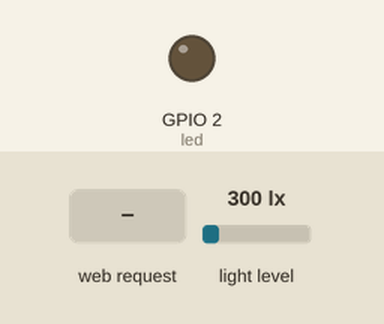
Bench run of a sketch on a simulated ESP8266 (NodeMCU). Parts: output pins drawn as LEDs (lit = HIGH). The test bench sets the inputs (shaded band); at power-on: light level 300 lx. WiFi joins after 1.5 s; servers stay silent unless stated; what the sketch prints to the serial monitor is not drawn.

Above: at 2.7 s.
2.8 s: HTTP request GET /liga/ received
At 4.0 s:
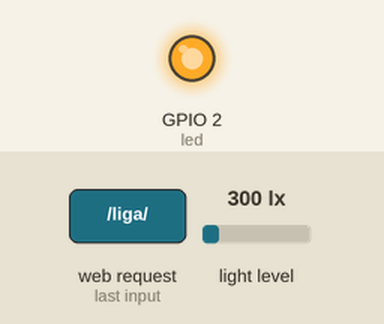
4.3 s: HTTP request GET /desliga/ received
At 5.2 s:
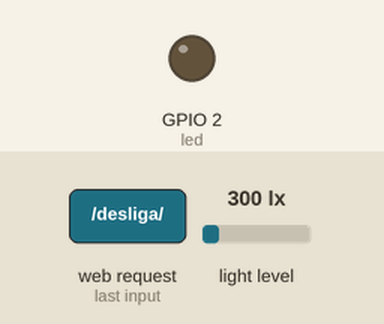
5.8 s: HTTP request GET /automatico/ received
At 6.3 s:
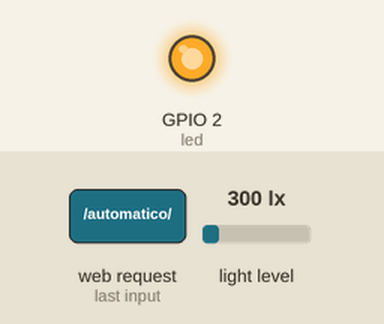
7.3 s: light level set to 110 lx
8.8 s: light level set to 89 lx
At 9.8 s:
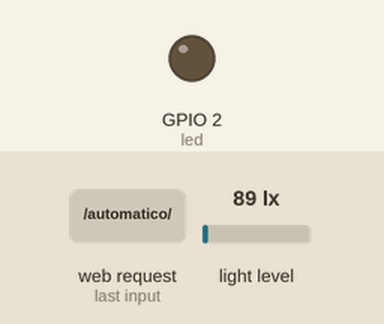
10.3 s: light level set to 500 lx
At 10.9 s:
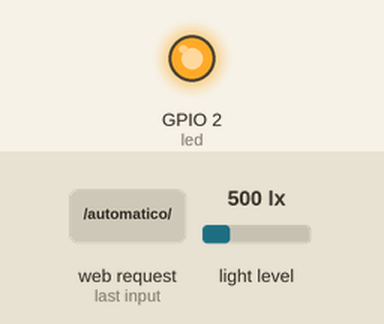
Timing chart, 0 to 12.8 s (numbered marks = the images above; inputs shaded):
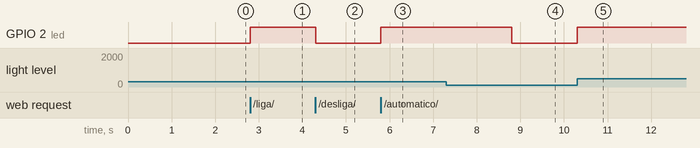

The sketch:

AnalogInOutSerial_LED.ino
```cpp
#include <ESP8266WiFi.h>
#include <WiFiClient.h>
#include <ESP8266WebServer.h>
#include <ESP8266mDNS.h>

#ifndef STASSID
#define STASSID "Sala 37"
#define STAPSK  ""
#endif

//sensor luz
#include <BH1750.h>
#include <Wire.h>

BH1750 lightMeter;
//fim sensor luz

const char* ssid     = STASSID;
const char* password = STAPSK;

ESP8266WebServer server(80);

const int led = LED_BUILTIN;
String postForms;

float lux=-1;

bool automatico=false;

void handleRoot() {

   postForms = "<html>\
  <head>\
    <title>LUZ!!</title>\
    <style>\
      body { background-color: #cccccc; font-family: Arial, Helvetica, Sans-Serif; Color: #000000; }\
    </style>\
  </head>\
  <body>\
    <h1>Luz da Sala</h1><br>\
    <div>";
    postForms += lux;
    postForms +="</div>\
    <h1>Controlo de Luminária</h1><br>\
    <form method=\"post\" enctype=\"text/plain\" action=\"/desliga/\">\
      <input type=\"submit\" value=\"Desliga\">\
    </form>\
    <form method=\"post\" enctype=\"application/x-www-form-urlencoded\" action=\"/liga/\">\
      <input type=\"submit\" value=\"Liga\">\
   </form>\
   <form method=\"post\" enctype=\"application/x-www-form-urlencoded\" action=\"/automatico/\">";

    if(automatico)
    {
      postForms += "<input type=\"submit\" value=\"Desliga Automático\">";
    }
    else
    {
      postForms += "<input type=\"submit\" value=\"Liga Automático\">";
    }


    postForms +="</form>\
  </body>\
</html>";
  server.send(200, "text/html", postForms);
  Serial.println("2");
}


void trataautomatico()
{
    automatico=!automatico;
    server.send(200, "text/html", "Alterou modo automático\n <script> setTimeout(function () { window.location.href = '/'; }, 2000);</script>"  );
   Serial.println("Automatico");
   Serial.println(automatico);
}
void liga()
{
  automatico=false;
   digitalWrite(led, HIGH);
   server.send(200, "text/html", "Ligou a luz\n <script> setTimeout(function () { window.location.href = '/'; }, 2000);</script>"  );
   Serial.println("Ligou");
}

void desliga()
{
  automatico=false;
  digitalWrite(led, LOW);
   server.send(200, "text/html", "Desligou a luz\n <script> setTimeout(function () { window.location.href = '/'; }, 2000);</script>"  );
   Serial.println("Desligou");
}


void handleNotFound() {
  digitalWrite(led, 1);
  String message = "File Not Found\n\n";
  message += "URI: ";
  message += server.uri();
  message += "\nMethod: ";
  message += (server.method() == HTTP_GET) ? "GET" : "POST";
  message += "\nArguments: ";
  message += server.args();
  message += "\n";
  for (uint8_t i = 0; i < server.args(); i++) {
    message += " " + server.argName(i) + ": " + server.arg(i) + "\n";
  }
  server.send(404, "text/plain", message);
  digitalWrite(led, 0);
  Serial.println("1");
}

void setup(void) {
  pinMode(led, OUTPUT);
  digitalWrite(led, 0);
  Serial.begin(115200);
  WiFi.begin(ssid, password);
  Serial.println("");

  //sensor luz
  Wire.begin();
  lightMeter.begin();
  //fim sersor luz

  // Wait for connection
  while (WiFi.status() != WL_CONNECTED) {
    delay(500);
    Serial.print(".");
  }
  Serial.println("");
  Serial.print("Connected to ");
  Serial.println(ssid);
  Serial.print("IP address: ");
  Serial.println(WiFi.localIP());

  if (MDNS.begin("esp8266")) {
    Serial.println("MDNS responder started");
  }

  server.on("/", handleRoot);

  server.on("/liga/", liga);

  server.on("/desliga/", desliga);

  server.on("/automatico/", trataautomatico);

  server.onNotFound(handleNotFound);

  server.begin();
  Serial.println("HTTP server started");
  //server.close();
}

void loop(void) {
  server.handleClient();

  lux = lightMeter.readLightLevel();

  if(lux<100 && automatico)
  {
    digitalWrite(led, LOW);//Liga
  }else if(automatico)
  {
    digitalWrite(led, HIGH);
  }

}
```

Measured:
- the behaviour switches between 100 and 99 lx on light level (found by bisection; images 3 and 4)
- after the input at 2.8 s, GPIO 2 (led): LOW → HIGH at once
- after the input at 4.3 s, GPIO 2 (led): HIGH → LOW at once
- after the input at 5.8 s, GPIO 2 (led): LOW → HIGH at once
- after the input at 7.3 s, every drawn part: stays the same
- after the input at 8.8 s, GPIO 2 (led): HIGH → LOW at once
- after the input at 10.3 s, GPIO 2 (led): LOW → HIGH at once
